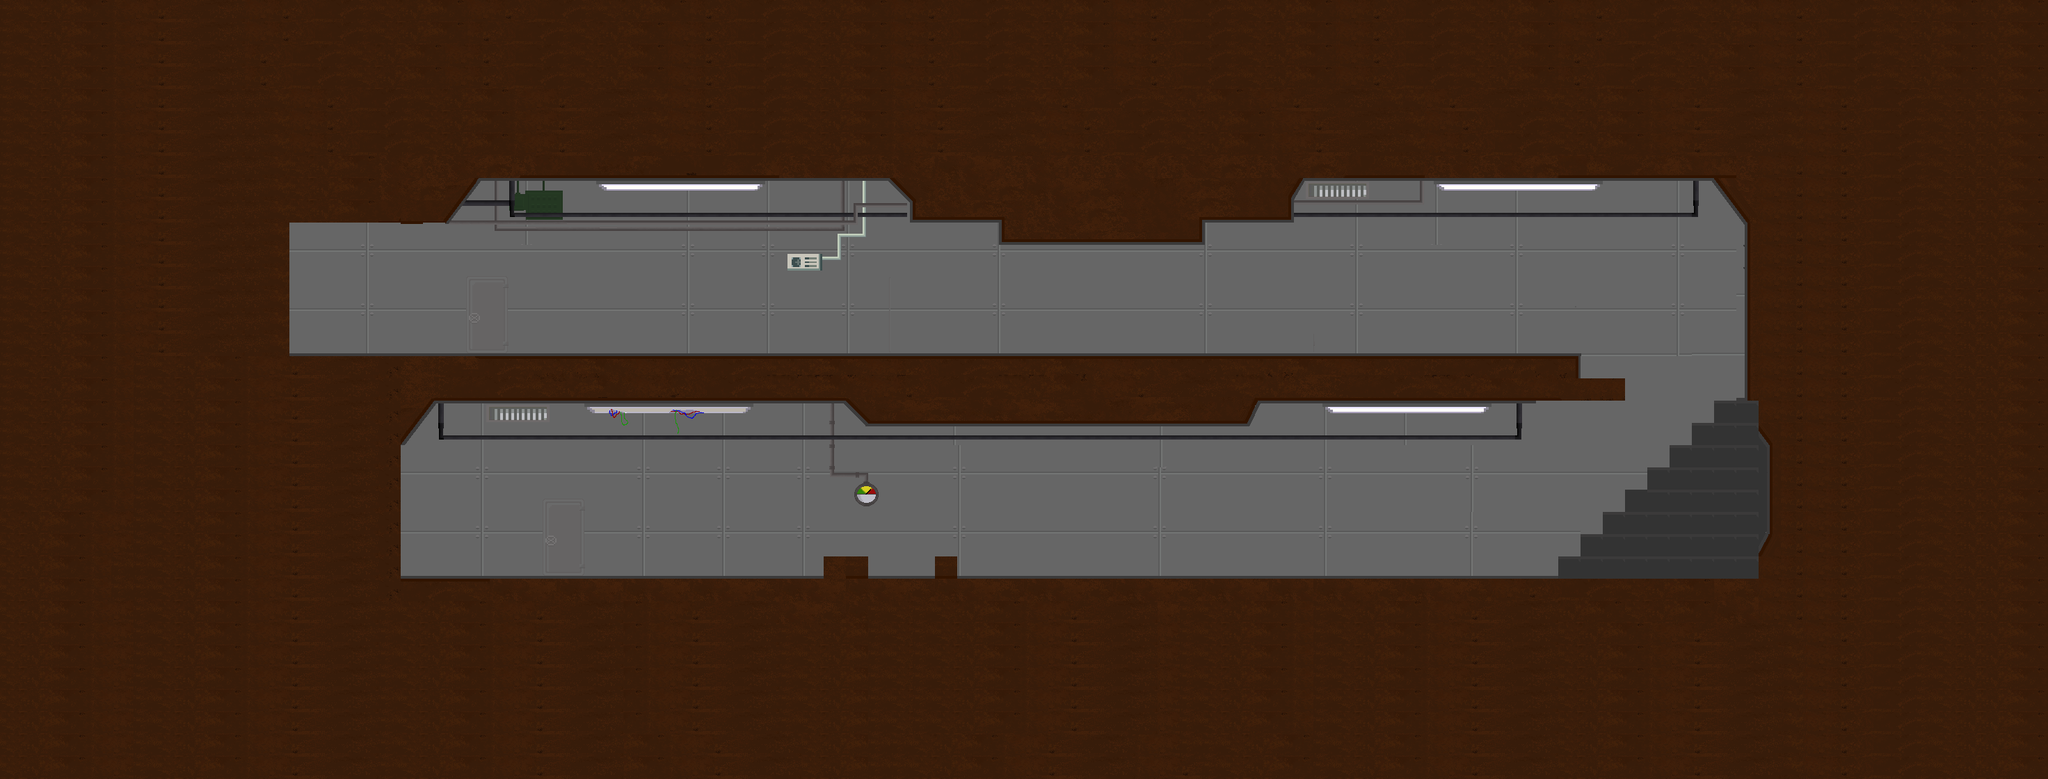

Tiled map render using the project's own tile images. Description and the map definition, with tile-layer contents summarised, below:
An orthogonal 92x35 tile map with 32x32 px tiles, 6 tile layers (fondo_tierra, Pared, base, capaVerificarGano, ...), 2 tilesets and 6 objects (arribaFiltro2, abajoFiltro2, abajoFiltro1, arribaFiltro1, abajoFiltro3, ...).

<map version="1.10" tiledversion="1.11.0" orientation="orthogonal" renderorder="right-down" width="92" height="35" tilewidth="32" tileheight="32" infinite="0" nextlayerid="12" nextobjectid="67">
 <tileset firstgid="1" source="base.tsx" />
 <tileset firstgid="1303" source="filtro.tsx" />
 <layer id="1" name="fondo_tierra" width="92" height="35">
  <data>[3220 cells, 1489 non-empty, 176 distinct tile ids]</data>
 </layer>
 <layer id="3" name="Pared" width="92" height="35">
  <data>[3220 cells, 13 non-empty, 13 distinct tile ids]</data>
 </layer>
 <layer id="4" name="base" width="92" height="35">
  <data>[3220 cells, 953 non-empty, 781 distinct tile ids]</data>
 </layer>
 <layer id="10" name="capaVerificarGano" width="92" height="35">
  <data>[3220 cells, 1491 non-empty, 37 distinct tile ids]</data>
 </layer>
 <layer id="11" name="CapaNoPasar" width="92" height="35">
  <data>[3220 cells, 12 non-empty, 12 distinct tile ids]</data>
 </layer>
 <layer id="6" name="escalones" width="92" height="35">
  <data>[3220 cells, 36 non-empty, 1 distinct tile ids]</data>
 </layer>
 <objectgroup id="9" name="filtooo">
  <object id="64" name="arribaFiltro2" gid="1307" x="832" y="480" width="32" height="32" />
  <object id="62" name="abajoFiltro2" gid="1310" x="832" y="512" width="32" height="32" />
  <object id="59" name="abajoFiltro1" gid="1310" x="992" y="832" width="32" height="32" />
  <object id="61" name="arribaFiltro1" gid="1307" x="992" y="800" width="32" height="32" />
  <object id="65" name="abajoFiltro3" gid="1310" x="1408" y="512" width="32" height="32" />
  <object id="66" name="arribaFiltro3" gid="1307" x="1408" y="480" width="32" height="32" />
 </objectgroup>
</map>
